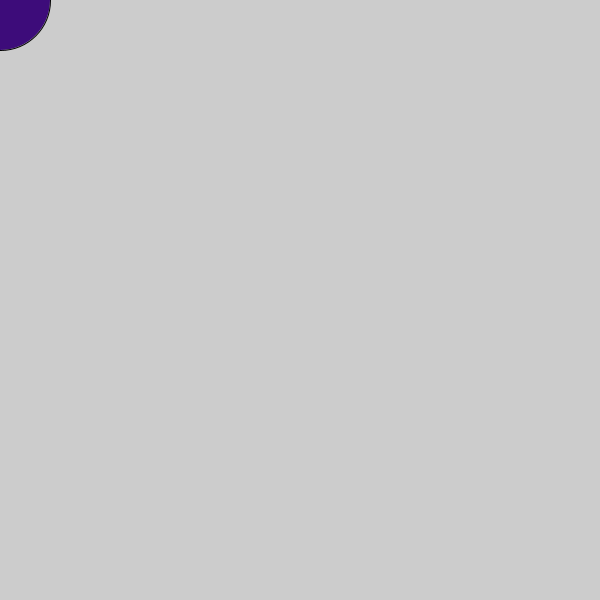
Frame 1 (no input)
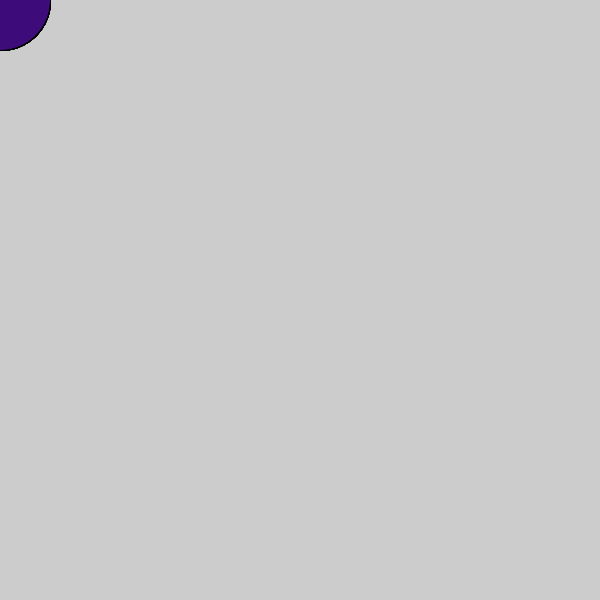
Frame 60 (the mouse pressed at the canvas centre just before this capture)
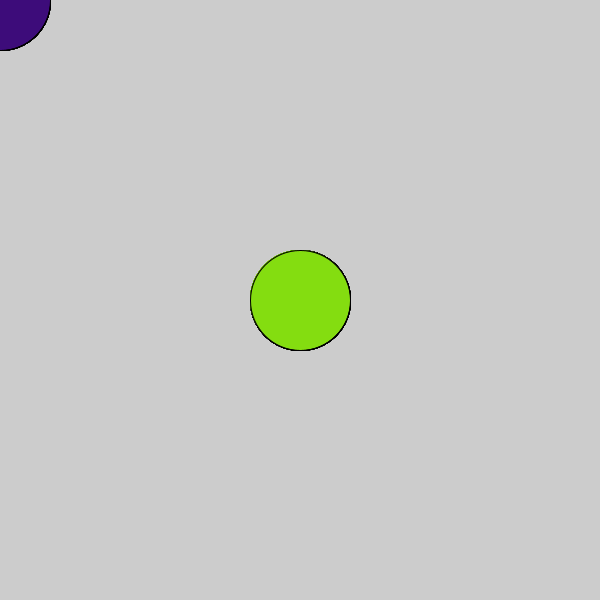
Frame 120 (the mouse held since frame 60 and released just before this capture)

The Processing sketch that drew these frames (run headless with seeded random() and noise(); from frame 60 on, the mouse is pressed at the canvas centre):

// Processing sketch: processing_11440
// ── processing_11440.pde

 void setup() {
size(600, 600);
smooth();
}
void draw() {
if (mousePressed) {
fill(132,221,16);
} else {
fill(61,12,122);
}
ellipse(mouseX, mouseY, 80, 80);
ellipse(mouseY, mouseX, 100,100);
}
